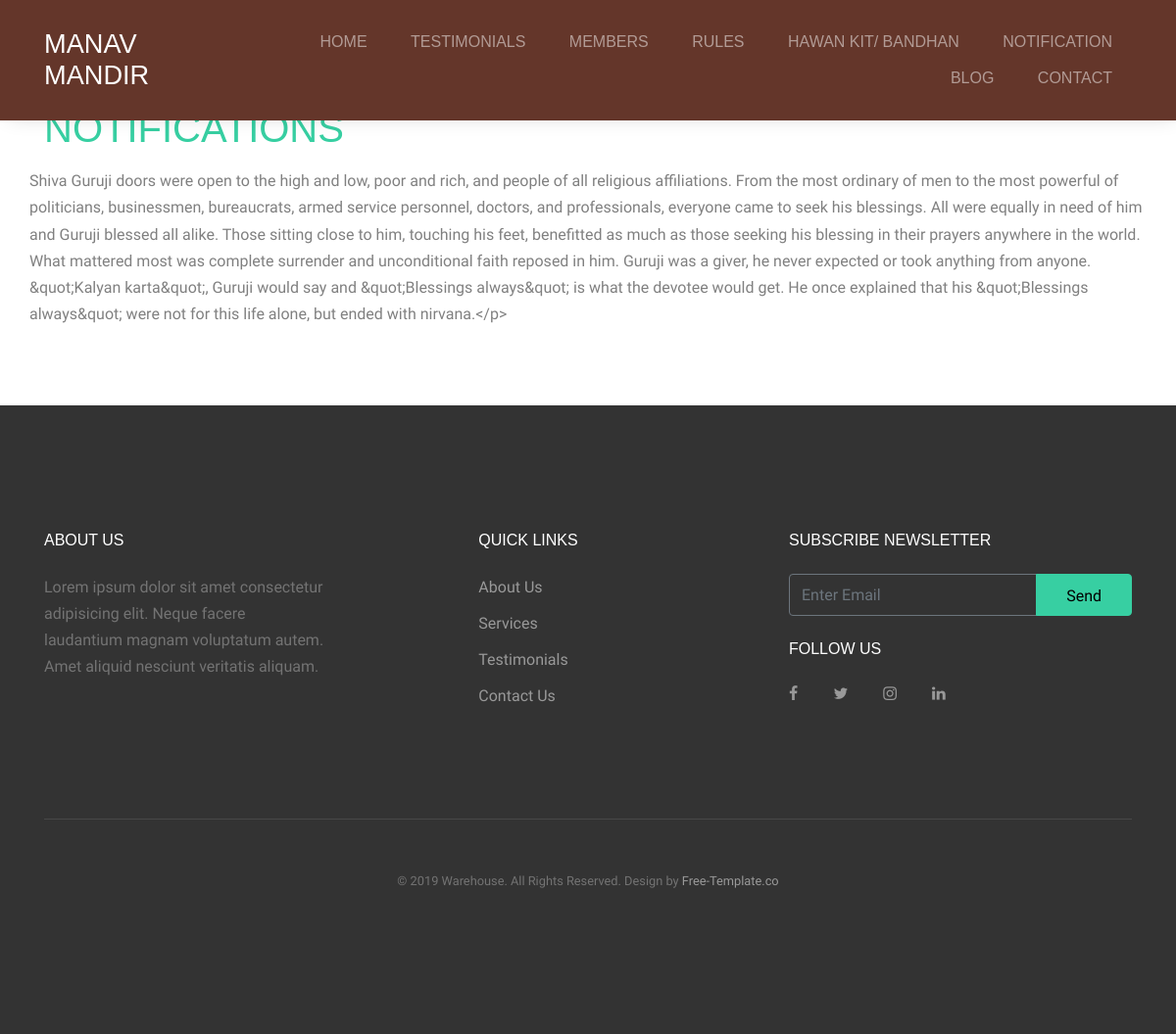
The page /notifications on the database its author committed.
### blog/models.py (models this page shows, shortened)
class Page(models.Model):
    page_id = models.AutoField(primary_key=True)
    name = models.CharField(max_length=50)
    description = RichTextField(blank=True, null=True)
    meta_title = models.CharField(max_length=70, default="")
    meta_desc = models.CharField(max_length=500, default="")
    image = models.ImageField(upload_to='shop/images', default="")

### software/views.py (the view)
# urls.py: path('notifications', views.notifications, name='Notification Page'),
def notifications(request):
    page = Page.objects.filter(page_id = '2')[0]
    return render(request, 'home/notifications.html',
                  {'page':page})

### software/templates/home/notifications.html
{% extends 'home/basic.html' %}
{% load static %}
{% block body %}
<div class="site-section" id="property-details">
    <div class="container">
	 <h2 class="section-title mb-3">{{page.name}}</h2>
      <div class="row">
	  {{page.description}}
      </div>
    </div>
  </div>
{% endblock %}

### blog/static/css/style.css (style rules this page uses)
html { overflow-x: hidden; }
body { line-height: 1.7; color: gray; font-weight: 400; font-size: 1rem; }
h1, h2, h3, h4, h5, .h1, .h2, .h3, .h4, .h5 { font-family: "Oswald", sans-serif; font-weight: 300 !important; text-transform: uppercase; }
.site-section { padding: 2.5em 0; }
@media (min-width: 768px) { .site-section { padding: 5em 0; } }
.section-title { color: #37cfa2; font-size: 40px; font-weight: 900; }

### rows shown on the page
Page: name "NOTIFICATIONS", description "Shiva Guruji doors were open to the high and low, poor and rich, and people of all religious affiliations. From the most ordinary of men to the most powerful of politicians, businessmen, bureaucrats, armed service personnel, doctors, and professionals, everyone came to seek his blessings. All were equally in need of him and Guruji blessed all alike. Those sitting close to him, touching his feet, benefitted as much as those seeking his blessing in their prayers anywhere in the world. What mattered most was complete surrender and unconditional faith reposed in him. Guruji was a giver, he never expected or took anything from anyone. &quot;Kalyan karta&quot;, Guruji would say and…"
